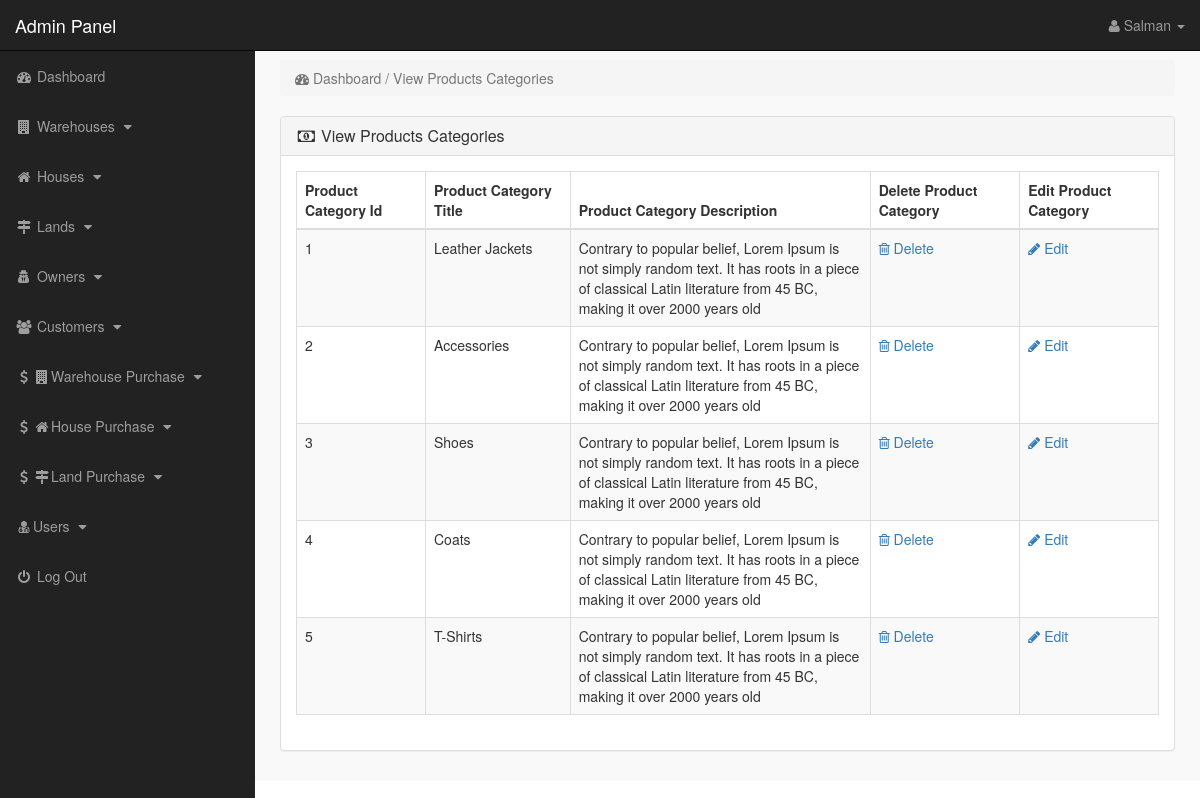
Screenshot of /index.php?view_p_cats (signed in) with the database file from the repository.
### tables this page shows
CREATE TABLE IF NOT EXISTS `product_categories` (
`p_cat_id` int(10) NOT NULL,
  `p_cat_title` text NOT NULL,
  `p_cat_desc` text NOT NULL
);

### view_p_cats.php (the view)
<?php
if(!isset($_SESSION['admin_email'])){
echo "<script>window.open('login.php','_self')</script>";
}
else {
?>
<div class="row">
<div class="col-lg-12">
<ol class="breadcrumb">
<li class="active">
<i class="fa fa-dashboard"></i> Dashboard / View Products Categories
</li>
</ol>
</div>
</div>
<div class="row">
<div class="col-lg-12">
<div class="panel panel-default">
<div class="panel-heading">
<h3 class="panel-title">
<i class="fa fa-money fa-fw"> </i> View Products Categories
</h3>
</div>
<div class="panel-body">
<div class="table-responsive">
<table class="table table-bordered table-hover table-striped">
<thead>
<tr>
<th>Product Category Id</th>
<th>Product Category Title</th>
<th>Product Category Description</th>
<th>Delete Product Category</th>
<th>Edit Product Category</th>
</tr>
</thead>
<tbody>
<?php
$i=0;
$get_p_cats = "select * from product_categories";
$run_p_cats = mysqli_query($con,$get_p_cats);
while($row_p_cats = mysqli_fetch_array($run_p_cats)){
$p_cat_id = $row_p_cats['p_cat_id'];
$p_cat_title = $row_p_cats['p_cat_title'];
$p_cat_desc = $row_p_cats['p_cat_desc'];
$i++;
?>
<tr>
<td> <?php echo $i; ?> </td>
<td> <?php echo $p_cat_title; ?> </td>
<td width="300"> <?php echo $p_cat_desc; ?> </td>
<td>
<a href="index.php?delete_p_cat=<?php echo $p_cat_id; ?>">
<i class="fa fa-trash-o"></i> Delete
</a>
</td>
<td>
<a href="index.php?edit_p_cat=<?php echo $p_cat_id; ?>">
<i class="fa fa-pencil"></i> Edit
</a>
</td>
</tr>
<?php } ?>
</tbody>
</table>
</div>
</div>
</div>
</div>
</div>
<?php } ?>

### includes/sidebar.php (shortened to what this page needs)
<?php
if (!isset($_SESSION['admin_email'])) {
    echo "<script>window.open('login.php','_self')</script>";
} else {
    ?>
    <nav class="navbar navbar-inverse navbar-fixed-top">
        <div class="navbar-header">
            <a class="navbar-brand" href="index.php?dashboard">Admin Panel</a>
        </div>
        <ul class="nav navbar-right top-nav">
            <li class="dropdown">
                <a href="#" class="dropdown-toggle" data-toggle="dropdown">
                    <i class="fa fa-user"></i>
                    <?php echo $admin_name; ?> <b class="caret"></b>
                </a>
            </li>
        </ul>
        <div class="collapse navbar-collapse navbar-ex1-collapse">
            <ul class="nav navbar-nav side-nav">
                <li>
                    <a href="index.php?dashboard">
                        <i class="fa fa-fw fa-dashboard"></i> Dashboard
                    </a>
                </li>
                <li class="item" id='ware' data-toggle="collapse" data-target="#warehouses">
                    <a href="#ware" class="">
                        <i class="fa fa-fw fa-building"></i> Warehouses
                        <i class="fa fa-fw fa-caret-down"></i>
                    </a>
                </li>
                <li class="item" id='house' data-toggle="collapse" data-target="#houses">
                    <a href="#house" class="">
                        <i class="fa fa-fw fa-home"></i> Houses
                        <i class="fa fa-fw fa-caret-down"></i>
                    </a>
                </li>
                <li class="item" id='land' data-toggle="collapse" data-target="#lands">
                    <a href="#land" class="">
                        <i class="fa fa-fw fa-map-signs"></i> Lands
                        <i class="fa fa-fw fa-caret-down"></i>
                    </a>
                </li>
                <li class="item" id='owner' data-toggle="collapse" data-target="#owners">
                    <a href="#owner" class="">
                        <i class="fa fa-fw fa-user-secret"></i> Owners
                        <i class="fa fa-fw fa-caret-down"></i>
                    </a>
                </li>
                <li class="item" id='customer' data-toggle="collapse" data-target="#customers">
                    <a href="#customer" class="">
                        <i class="fa fa-fw fa-users"></i> Customers
                        <i class="fa fa-fw fa-caret-down"></i>
                    </a>
                </li>
                <li class="item" id='purchase_w' data-toggle="collapse" data-target="#purchases_w">
                    <a href="#purchase_w" class="">
                        <i class="fa fa-fw fa-dollar"></i><i class="fa fa-fw fa-building"></i>Warehouse Purchase
                        <i class="fa fa-fw fa-caret-down"></i>
                    </a>
                </li>
                <li class="item" id='purchase_h' data-toggle="collapse" data-target="#purchases_h">
                    <a href="#purchase_h" class="">
                        <i class="fa fa-fw fa-dollar"></i><i class="fa fa-fw fa-home"></i>House Purchase
                        <i class="fa fa-fw fa-caret-down"></i>
                    </a>
                </li>
                <li class="item" id='purchase_l' data-toggle="collapse" data-target="#purchases_l">
                    <a href="#purchase_l" class="">
                        <i class="fa fa-fw fa-dollar"></i><i class="fa fa-fw fa-map-signs"></i>Land Purchase
                        <i class="fa fa-fw fa-caret-down"></i>
                    </a>
                </li>
                <li class="item" id='user' data-toggle="collapse" data-target="#users">
                    <a href="#user" class="">
                        <i class="fa fa-fw fa-user-md"></i></i>Users
                        <i class="fa fa-fw fa-caret-down"></i>
                    </a>
                </li>
                <li>
                    <a href="logout.php">
                        <i class="fa fa-fw fa-power-off"></i> Log Out
                    </a>
                </li>
            </ul>
        </div>
    </nav>
<?php } ?>

### css/style.css (style rules this page uses)
body { margin-top: 100px; }
@media (min-width: 768px) { body { margin-top: 50px; } }
.top-nav { padding: 0 15px; }
.top-nav > li { display: inline-block; float: left; }
.top-nav > li > a { padding-top: 15px; padding-bottom: 15px; line-height: 20px; color: #999; }
@media (min-width: 768px) { .side-nav { position: fixed; top: 51px; width: 255px; border-radius: 0; overflow-y: auto; background-color: #222; bottom: 0; overflow-x: hidden; padding-bottom: 40px; } }
@media (min-width: 768px) { .side-nav > li > a { width: 255px; } }
.panel-body { border-radius: 5px; }

### rows the page displays
product_categories: p_cat_title "Leather Jackets", p_cat_desc "Contrary to popular belief, Lorem Ipsum is not simply random text. It has roots in a piece of classical Latin literature from 45 BC, making it over 2000 years old"
product_categories: p_cat_title "Accessories", p_cat_desc "Contrary to popular belief, Lorem Ipsum is not simply random text. It has roots in a piece of classical Latin literature from 45 BC, making it over 2000 years old"
product_categories: p_cat_title "Shoes", p_cat_desc "Contrary to popular belief, Lorem Ipsum is not simply random text. It has roots in a piece of classical Latin literature from 45 BC, making it over 2000 years old"
product_categories: p_cat_title "Coats", p_cat_desc "Contrary to popular belief, Lorem Ipsum is not simply random text. It has roots in a piece of classical Latin literature from 45 BC, making it over 2000 years old"
product_categories: p_cat_title "T-Shirts", p_cat_desc "Contrary to popular belief, Lorem Ipsum is not simply random text. It has roots in a piece of classical Latin literature from 45 BC, making it over 2000 years old"

### other values shown
$admin_name "Salman"
